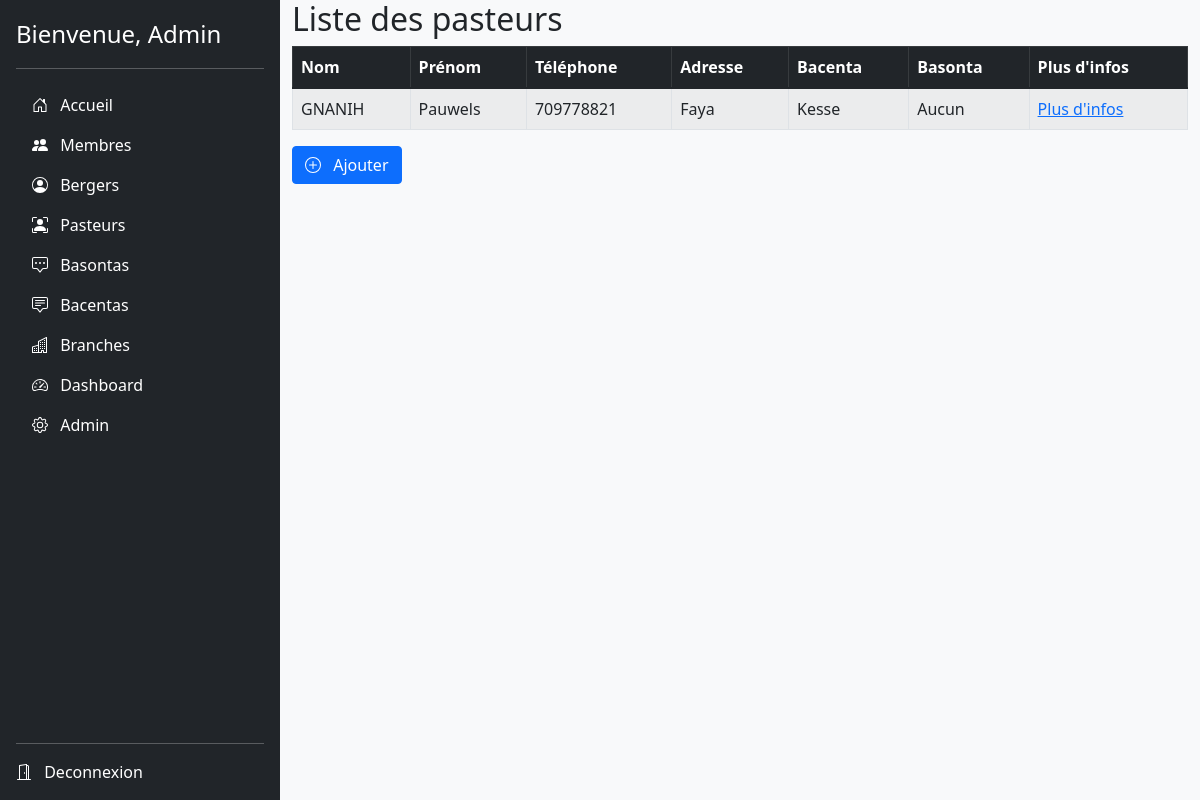
Before: /pasteurs/ (signed in) with the older database file.
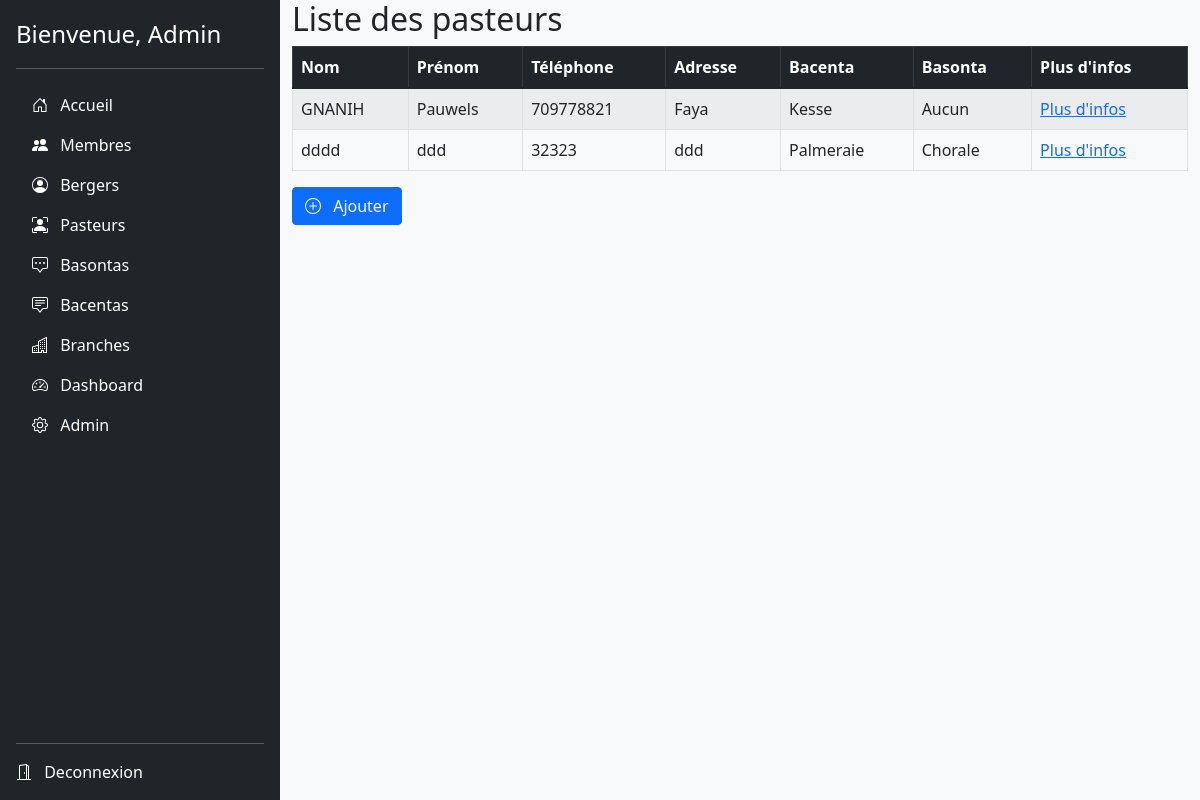
After: the same page with the newer database file.
### follow_up/models.py (models this page shows, shortened)
class Membre(models.Model):
    nom_membre = models.CharField(max_length=256)
    prenom_membre = models.CharField(max_length=256)
    numero_membre = models.PositiveIntegerField()
    adresse_membre = models.CharField(max_length=256)
    role_membre = models.ForeignKey(Role, on_delete=models.DO_NOTHING, )
    basonta_membre = models.ForeignKey(Basonta, related_name='basontas', on_delete=models.DO_NOTHING,)
    bacenta_membre = models.ForeignKey(Bacenta, related_name='bacentas', on_delete=models.DO_NOTHING,)
    branche_membre = models.ForeignKey(Branche, related_name='branches', on_delete=models.DO_NOTHING,)
    bapteme_esprit = models.BooleanField()
    bapteme_eau = models.BooleanField()
    date_ajout_membre = models.DateField(default=datetime.date.today)

class Bacenta(models.Model):
    nom_bacenta = models.CharField(max_length=256, unique=True)
    leader_bacenta = models.CharField(max_length=256, default='Aucun')
    def __str__(self):
        return self.nom_bacenta

class Basonta(models.Model):
    nom_basonta = models.CharField(max_length=256, unique=True)
    leader_basonta = models.CharField(max_length=256, default='Aucun')
    def __str__(self):
        return self.nom_basonta

### follow_up/views.py (the view)
# urls.py: path('pasteurs/', login_required(views.PasteurListView.as_view()), name='pasteur_list'),
class PasteurListView(ListView):
    context_object_name = 'membres'
    model = models.Membre
    template_name = 'pasteurs/pasteur_liste.html'

### templates/pasteurs/pasteur_liste.html
{% extends "follow_up/base.html" %}
{% block body_block %}
    <div class="container">
        <h2> Liste des pasteurs </h2>
        <div>
            <table class="table table-bordered table-striped">
                <thead class="table-dark" style="position:sticky">
                    <tr>
                        <th>Nom</th>
                        <th>Prénom</th>
                        <th>Téléphone</th>
                        <th>Adresse</th>
                        <th>Bacenta</th>
                        <th>Basonta</th>
                        <th>Plus d'infos</th>
                    </tr>
                </thead>
                <tbody>
                    {% for membre in membres %}
                        {% if membre.role_membre.pk == 1 or membre.role_membre.pk == 2 or membre.role_membre.pk == 3 %}
                            <tr>
                                 <h6>
                                     <td>{{membre.nom_membre}}</td>
                                     <td>{{membre.prenom_membre}}</td>
                                     <td>{{membre.numero_membre}}</td>
                                     <td>{{membre.adresse_membre}}</td>
                                     <td>{{membre.bacenta_membre}}</td>
                                     <td>{{membre.basonta_membre}}</td>
                                     <td><a href="{{membre.id}}">Plus d'infos</a></td>
                                 </h6>
                            </tr>
                        {% endif %}
                    {% endfor %}
                </tbody>
            </table>
            <p>
                <a class="btn btn-primary" href="{% url 'follow_up:create' %}">
                    <svg class="bi me-2" width="16" height="16"><use xlink:href="#bi-plus-circle"/></svg>
                    Ajouter
                </a>
            </p>
        </div>
    </div>
{% endblock %}

Changed rows visible on the page:
added Membre: nom_membre "dddd", prenom_membre "ddd", numero_membre "32323", adresse_membre "ddd", bacenta_membre "Palmeraie", basonta_membre "Chorale"
